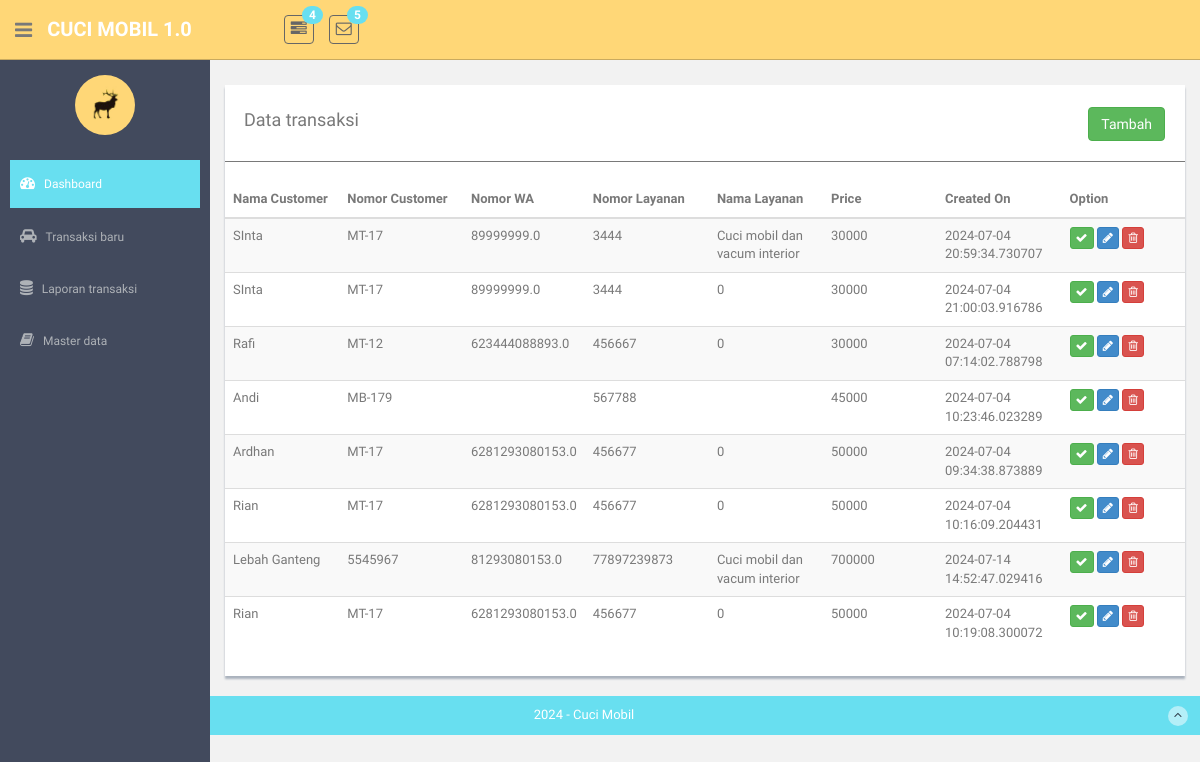
The app's page /transactions, older data.
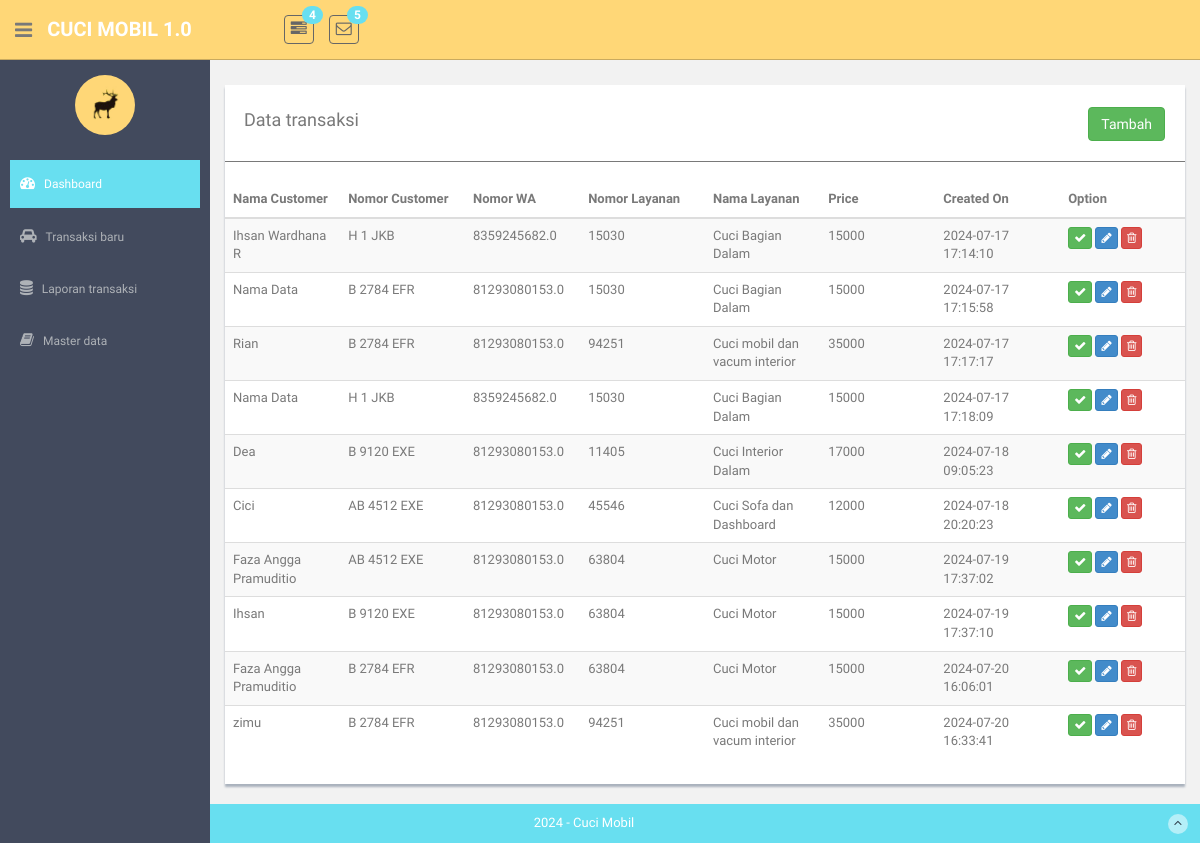
The same page, newer data.
### model/Transactions.py (models this page shows)
class Transactions(Model):
    id = IntegerField()
    cust_id = IntegerField()
    serv_id = IntegerField()
    cust_nomor = CharField()
    cust_owner = CharField()
    cust_phone = CharField()
    serv_code = CharField()
    serv_name = CharField()
    price = IntegerField()
    created_on = IntegerField()
    class Meta:
        database = db
        db_table = 'transactions'

### routes_transactions.py (the view)
@app.route('/transactions',  methods=["GET"])
def transactions():
    trxs = TransactionController.list_transactions()
    return render_template('transactions/transaction-list.html', transactions=trxs)

### controller/TransactionController.py (called while the page is built)
    @staticmethod
    def list_transactions():
        return Transactions.select()

### templates/transactions/transaction-list.html (shortened to what this page needs)
{% extends "layout.html" %}
{% block content %}
<div class="row mt">
    <div class="col-md-12">
        <div class="content-panel">
            <table class="table table-striped table-advance table-hover">
                <div class="form-group">
                    <div style="float:left;">
                        <h4>&nbsp; Data transaksi</h4>
                    </div>
                    <div class="pull-right" style="padding-top:7px;padding-right:20px;">
                        <button class="btn btn-success" onclick="openModal(0)">Tambah</button>
                    </div>
                </div>
                <hr/>
                <thead>
                    <tr>
                        <th width="12%">Nama Customer</th>
                        <th width="13%">Nomor Customer</th>
                        <th width="12%">Nomor WA</th>
                        <th width="13%">Nomor Layanan</th>
                        <th width="12%">Nama Layanan</th>
                        <th width="12%">Price</th>
                        <th width="13%">Created On</th>
                        <th width="13%">Option</th>
                    </tr>
                </thead>
                <tbody>
                    {% if transactions|length > 0 %}
                        {% for item in transactions %}
                        <tr>
                            <td>{{ item.cust_owner }}</td>
                            <td>{{ item.cust_nomor }}</td>
                            <td>{{ item.cust_phone }}</td>
                            <td>{{ item.serv_id }}</td>
                            <td>{{ item.serv_name }}</td>
                            <td>{{ item.price }}</td>
                            <td>{{ item.created_on }}</td>
                            <td align="left">
                                <button class="btn btn-success btn-xs"><i class="fa fa-check"></i></button>
                                <button class="btn btn-primary btn-xs" onclick="openModal({{ item.id }})"><i class="fa fa-pencil"></i></button>
                                <button class="btn btn-danger btn-xs" onclick="deleteRecord({{ item.id }})"><i class="fa fa-trash-o"></i></button>
                            </td>
                        </tr>
                        {% endfor %}
                    {% else %}
                        <tr>
                            <td colspan="8" align="center"><br/>Tidak ada data</td>
                        </tr>
                    {% endif %}
                </tbody>
            </table>
        </div>
    </div>
</div>
{% endblock %}

Row changes from the older to the newer data that the page shows:
removed Transactions: cust_owner "SInta", cust_nomor "MT-17", cust_phone "89999999.0", serv_id "3444", serv_name "Cuci mobil dan vacum interior", price "30000", created_on "2024-07-04 20:59:34.730707"
removed Transactions: cust_owner "SInta", cust_nomor "MT-17", cust_phone "89999999.0", serv_id "3444", serv_name "0", price "30000", created_on "2024-07-04 21:00:03.916786"
removed Transactions: cust_owner "Rafi", cust_nomor "MT-12", cust_phone "623444088893.0", serv_id "456667", serv_name "0", price "30000", created_on "2024-07-04 07:14:02.788798"
removed Transactions: cust_owner "Andi", cust_nomor "MB-179", serv_id "567788", price "45000", created_on "2024-07-04 10:23:46.023289"
removed Transactions: cust_owner "Ardhan", cust_nomor "MT-17", cust_phone "6281293080153.0", serv_id "456677", serv_name "0", price "50000", created_on "2024-07-04 09:34:38.873889"
removed Transactions: cust_owner "Rian", cust_nomor "MT-17", cust_phone "6281293080153.0", serv_id "456677", serv_name "0", price "50000", created_on "2024-07-04 10:16:09.204431"
removed Transactions: cust_owner "Lebah Ganteng", cust_nomor "5545967", cust_phone "81293080153.0", serv_id "77897239873", serv_name "Cuci mobil dan vacum interior", price "700000", created_on "2024-07-14 14:52:47.029416"
removed Transactions: cust_owner "Rian", cust_nomor "MT-17", cust_phone "6281293080153.0", serv_id "456677", serv_name "0", price "50000", created_on "2024-07-04 10:19:08.300072"
added Transactions: cust_owner "Ihsan Wardhana R", cust_nomor "H 1 JKB", cust_phone "8359245682.0", serv_id "15030", serv_name "Cuci Bagian Dalam", price "15000", created_on "2024-07-17 17:14:10"
added Transactions: cust_owner "Nama Data", cust_nomor "B 2784 EFR", cust_phone "81293080153.0", serv_id "15030", serv_name "Cuci Bagian Dalam", price "15000", created_on "2024-07-17 17:15:58"
added Transactions: cust_owner "Rian", cust_nomor "B 2784 EFR", cust_phone "81293080153.0", serv_id "94251", serv_name "Cuci mobil dan vacum interior", price "35000", created_on "2024-07-17 17:17:17"
added Transactions: cust_owner "Nama Data", cust_nomor "H 1 JKB", cust_phone "8359245682.0", serv_id "15030", serv_name "Cuci Bagian Dalam", price "15000", created_on "2024-07-17 17:18:09"
added Transactions: cust_owner "Dea", cust_nomor "B 9120 EXE", cust_phone "81293080153.0", serv_id "11405", serv_name "Cuci Interior Dalam", price "17000", created_on "2024-07-18 09:05:23"
added Transactions: cust_owner "Cici", cust_nomor "AB 4512 EXE", cust_phone "81293080153.0", serv_id "45546", serv_name "Cuci Sofa dan Dashboard", price "12000", created_on "2024-07-18 20:20:23"
added Transactions: cust_owner "Faza Angga Pramuditio", cust_nomor "AB 4512 EXE", cust_phone "81293080153.0", serv_id "63804", serv_name "Cuci Motor", price "15000", created_on "2024-07-19 17:37:02"
added Transactions: cust_owner "Ihsan", cust_nomor "B 9120 EXE", cust_phone "81293080153.0", serv_id "63804", serv_name "Cuci Motor", price "15000", created_on "2024-07-19 17:37:10"
added Transactions: cust_owner "Faza Angga Pramuditio", cust_nomor "B 2784 EFR", cust_phone "81293080153.0", serv_id "63804", serv_name "Cuci Motor", price "15000", created_on "2024-07-20 16:06:01"
added Transactions: cust_owner "zimu", cust_nomor "B 2784 EFR", cust_phone "81293080153.0", serv_id "94251", serv_name "Cuci mobil dan vacum interior", price "35000", created_on "2024-07-20 16:33:41"
